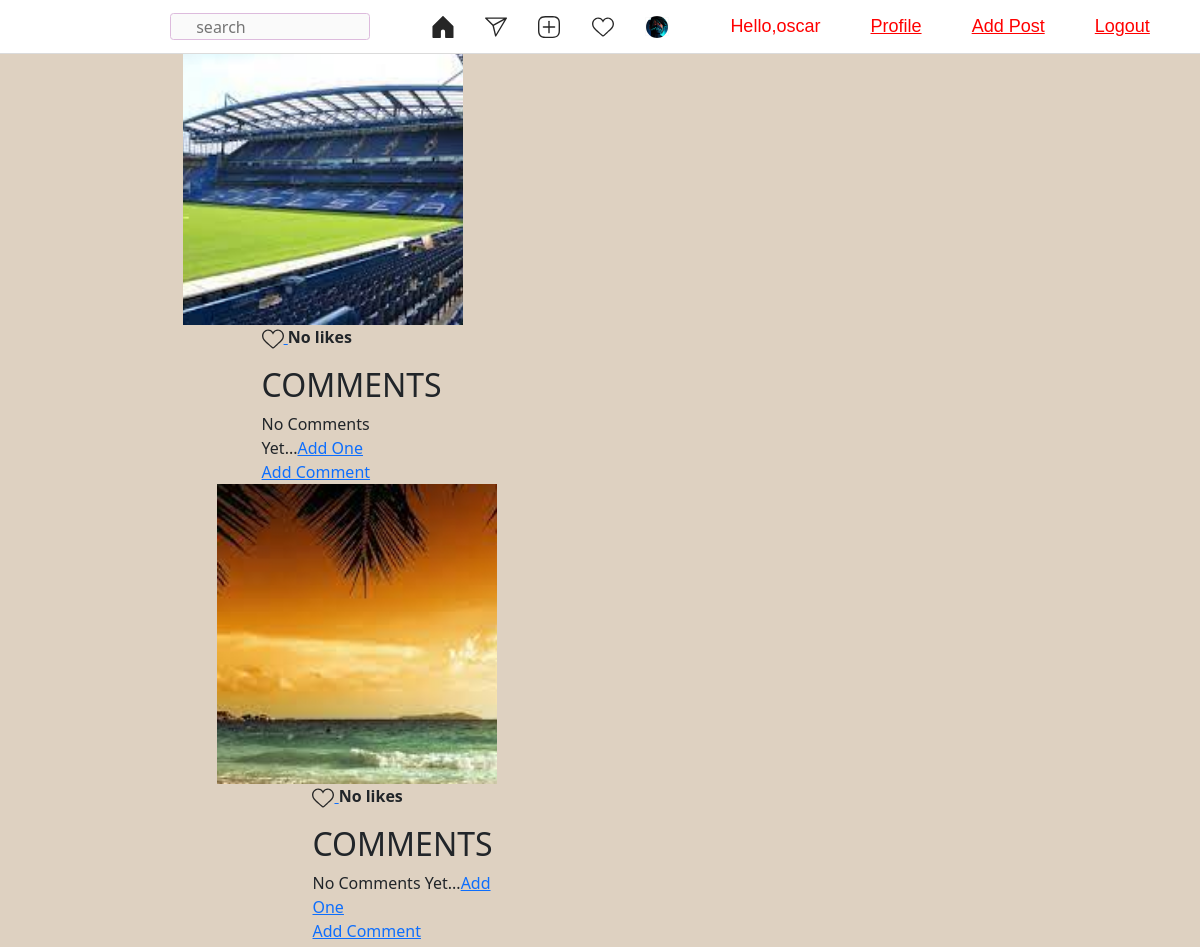
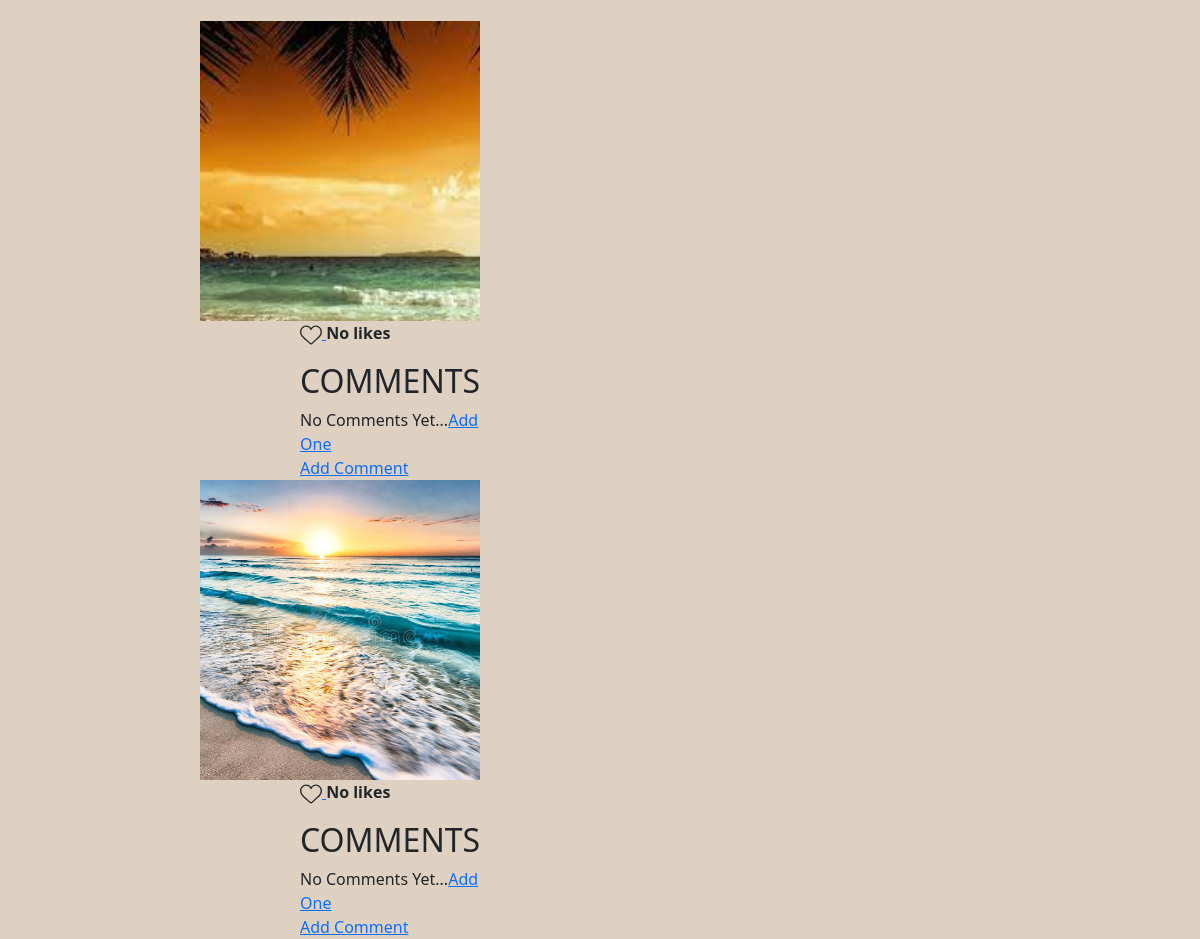
Page / (signed in) on the earlier database version (2 pictures, top to bottom).
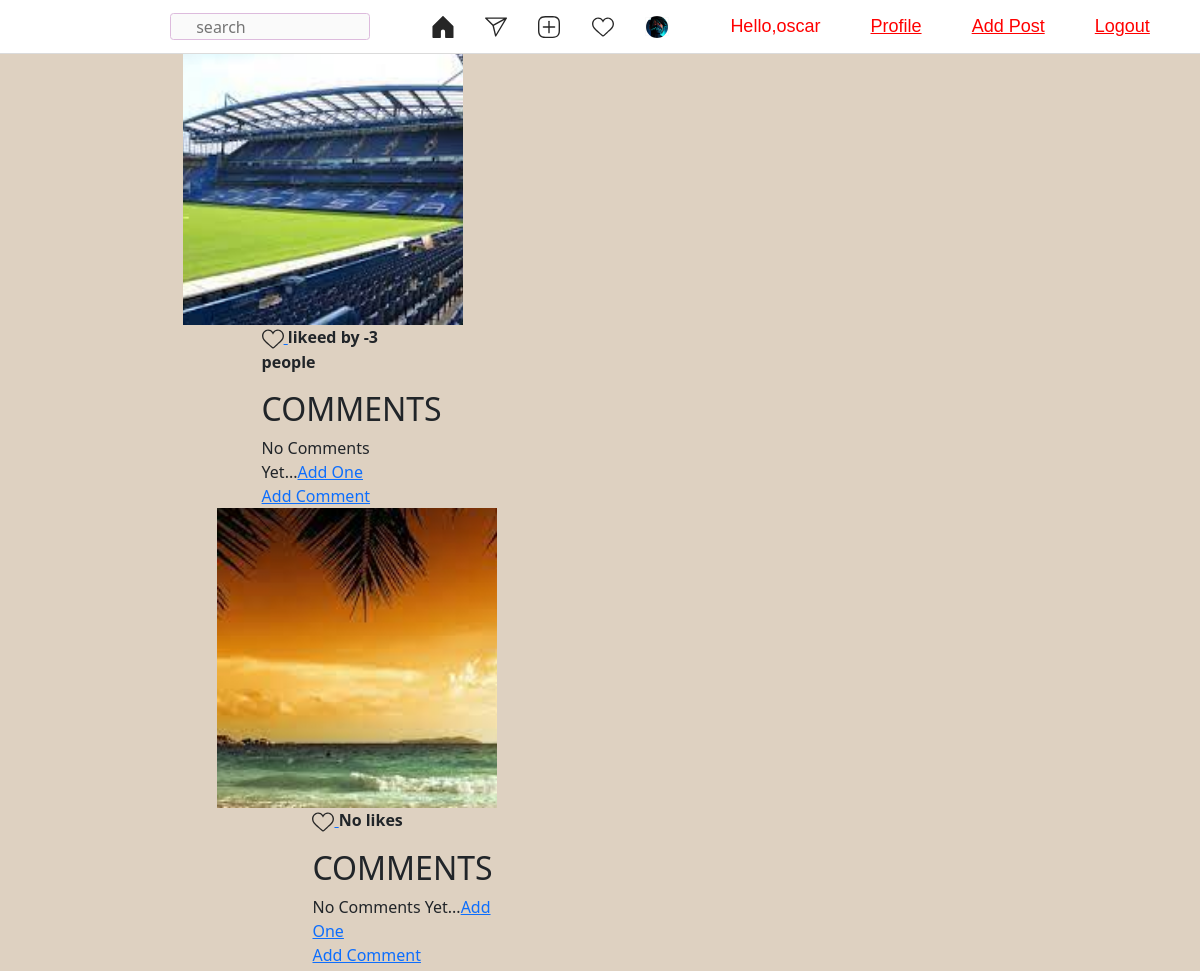
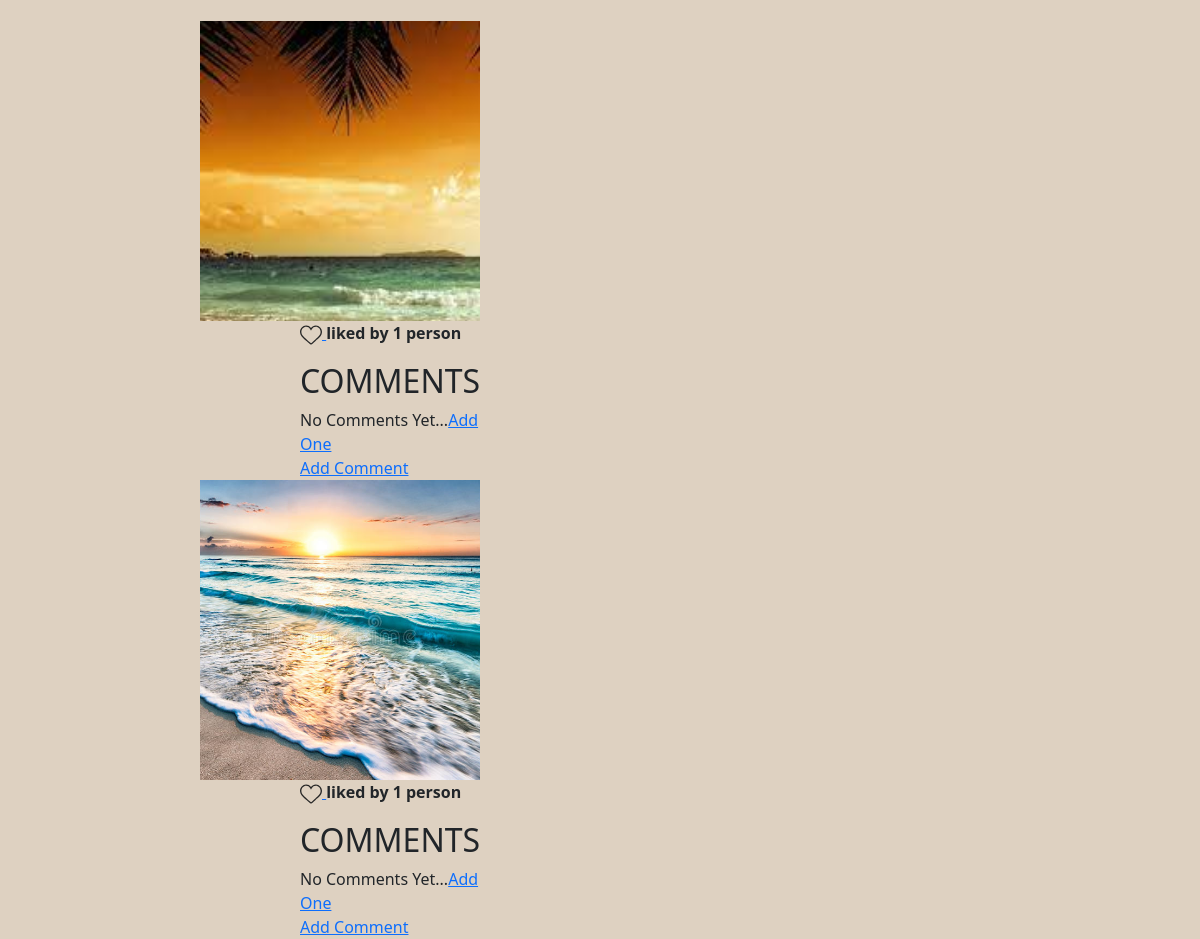
Same page on the later database version (2 pictures, top to bottom).
### gram/models.py (models this page shows, shortened)
class Post(models.Model):
    author = models.ForeignKey('auth.User',on_delete=models.CASCADE)
    image = models.ImageField(blank=True,null=True)
    caption = models.TextField()
    date = models.DateTimeField(default=timezone.now)
    created = models.DateTimeField(auto_now_add=True)
    likes = models.IntegerField(default=0)
    comments = models.IntegerField(default=0)
    class Meta:
      ordering = ['-created']

### gram/views.py (the view)
# urls.py: path('',views.insta,name='instagram'),
@login_required(login_url='login')
def insta(request):
    picture = Profile.objects.all()
    images = Post.objects.all()
    return render(request,'instagram/insta.html',{'images': images,'picture':picture})

### gram/templates/instagram/insta.html (shortened to what this page needs)
{% load static %}
<!DOCTYPE html>
<html lang="en">
<head>
    <link href="https://cdn.jsdelivr.net/npm/bootstrap@5.2.0-beta1/dist/css/bootstrap.min.css"
      rel="stylesheet"
>
    <link rel="stylesheet" href="{% static 'css/insta.css' %}">
</head>
<body>
    <nav class ="nav">
            <div class="logo" style="padding-top: 8px;padding-right: 110px;">
            </div>
            <div class="search">
                <input style="border:1px solid #dbd;background-color:#fafafa;height: 27px;width:12.5rem;border-radius:3.5px;padding-left: 25px;font-family:'Segoe UI', Tahoma, Geneva, Verdana, sans-serif;"
                type="text" placeholder="search">
            </div>
            <div class="icons">
                <div class="home">
                </div>
                <div class="send">
                </div>
                <div class="add">
                </div>
                <div class="heart">
                </div>
                <div class="profile-img">
                   <div> <span style="width:22px;height:22px; border: 1px solid #fafafa;">
                           <img style="width:22px;height:22px;border-radius: 100%;" src="/media/default.jpg" alt="">
                       </span>
                   </div>
            </div>
        </div>
        <span class="hello">Hello,{{request.user}}</span>
        <span><a class="hello" href="{% url 'profile' %}">Profile</a></span>
        <span><a class="hello" href="{% url 'post' %}">Add Post</a></span>
        <span><a class="hello" href="{% url 'logout' %}">Logout</a></span>
    </nav>
    <div class="status-wrapper">
<div class="post">
    <div class="col-md-10">
        <div class="row">
       {% for post in images %}
            <div class="col-md-8">
                <div class="media">
                    <img class="image-thumbnail" src="{{post.image.url}}" alt="">
                <div class="media footer" >
                    <a href="/like-post?post_id={{post.id}}">
                   </a>
                   {% if post.likes == 0 %}
                   <strong>No likes</strong>
                   {% elif post.likes == 1 %}
                <strong>liked by {{post.likes}} person</strong>
                   {% else %}
                <strong>likeed by {{post.likes}} people</strong>
                   {% endif %}
                <h2> COMMENTS</h2>
                {% if not post.comments.all %}
                     No Comments Yet...<a href="#">Add One</a>
                {% endif %}
                <br/>
                <a href="{% url 'add_comment' post.pk %}">Add Comment </a>
                <br/>
                </div>
              </div>
            </div>
        </div>
    </div>
{% endfor %}
</body>
</html>

### gram/static/css/insta.css (style rules this page uses)
* { margin: 0; padding: 0; }
body { background-color: #ded1c1; background-position: center; background-size: contain; background-attachment: fixed; align-items: center; float: left; width: 100%; margin: 0; padding: 0; overflow-x: hidden; }
.nav { position: absolute; width: 100%; height: 54px; top: 0; background-color: #ffffff; border-bottom: 1px solid #dbdbdb; display: flex; justify-content: space-evenly; align-items: center; }
.icons { width: 300px; display: flex; justify-content: space-evenly; }
.logo, .home, .send, .create, .add, .heart, .profile-img { cursor: pointer; }
.post { border: 10px solid transparent; padding: 15px; border-image: url(border.png) 30 stretch; }

### gram/templates/instagram/insta.html (style rules this page uses)
.nav { font-family: 'Exo 2', sans-serif; }
.image-thumbnail { justify-content: space-between; object-fit: cover; width: 280px; height: 300px; }
.media { display: block; margin-left: auto; margin-right: auto; width: 50%; }
.hello { font-size: 18px; color: red; margin-right: 20px ; }

Differences in the rows shown:
changed Post (number 1 of 4 on the later page): likes (not shown) → "-3"; likes "No likes" → "likeed by people"
changed Post (number 3 of 4 on the later page): likes (not shown) → "1"; likes "No likes" → "liked by person"
changed Post (number 4 of 4 on the later page): likes (not shown) → "1"; likes "No likes" → "liked by person"
